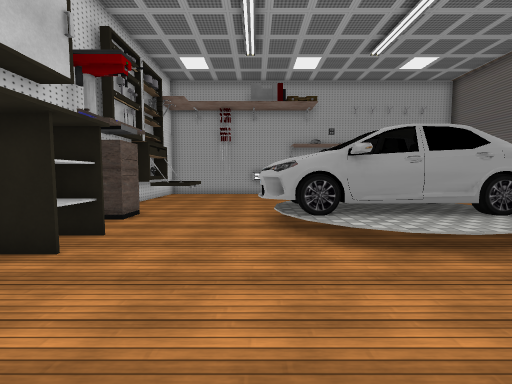
View 1 (above)

14 first-person views from a walk through a Unity game level. The camera is 1.3 m above the floor, tilts 4° down and sees 90° across. The floor is counted in squares, 1 m on a side. Each view is taken from the middle of a square. On the plan, view 1 faces up. The plan holds only what a view shows up to about 13 squares ahead; the rest is blank. Some surface patterns are stand-ins.

View 2
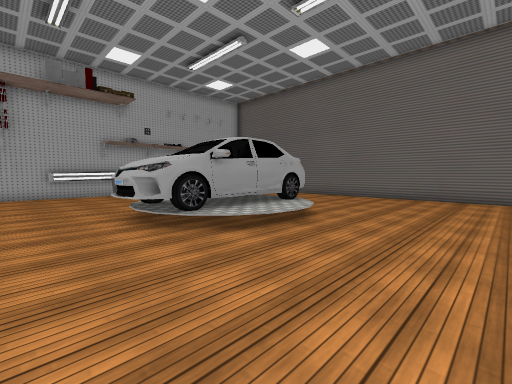

View 3
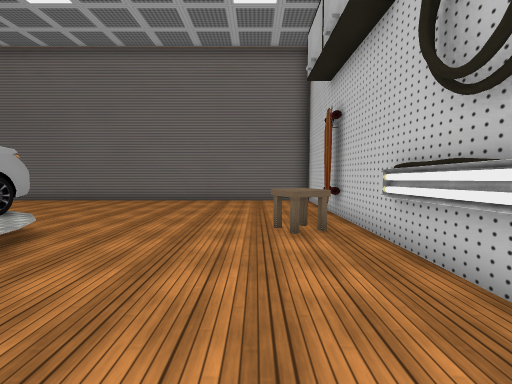

View 4
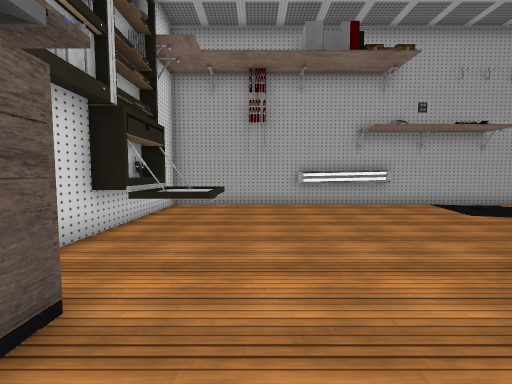

View 5
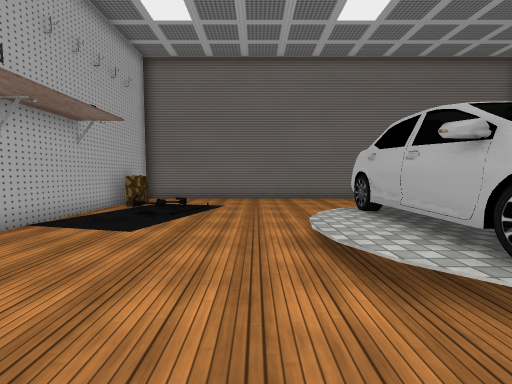

View 6
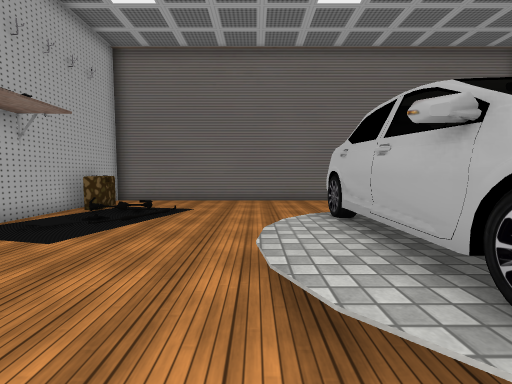

View 7
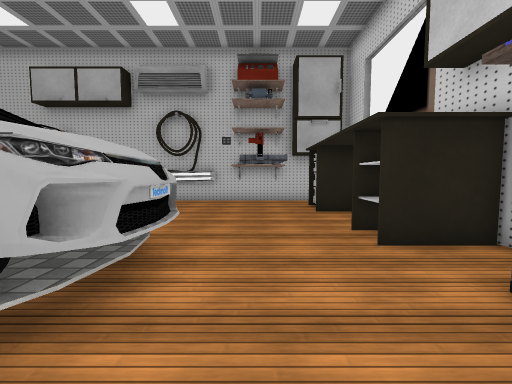

View 8
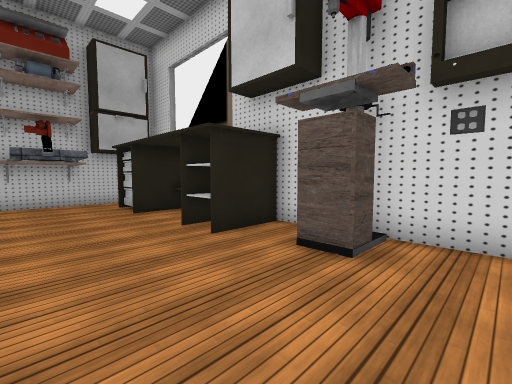

View 9
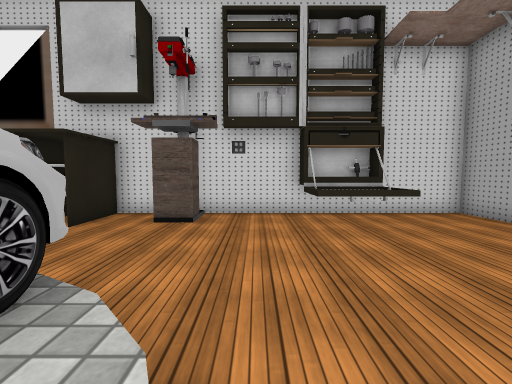

View 10
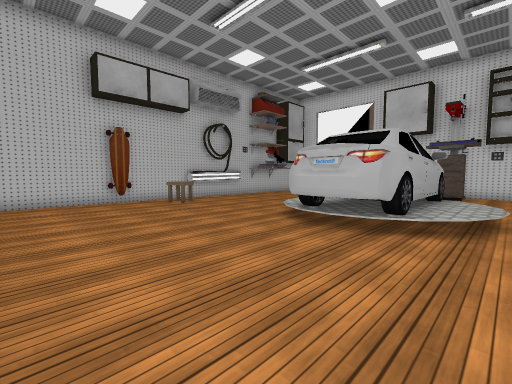

View 11
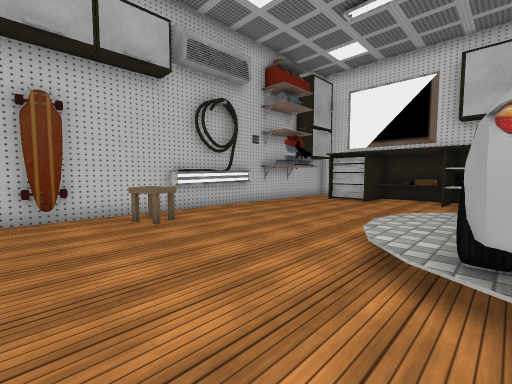

View 12
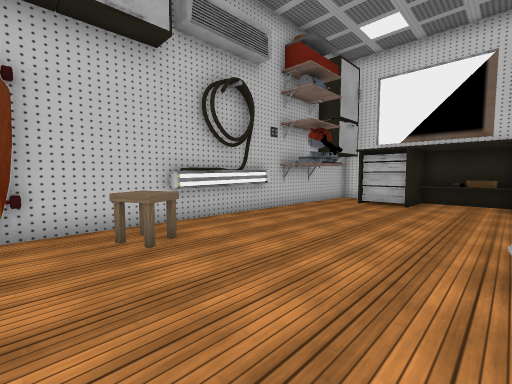

View 13
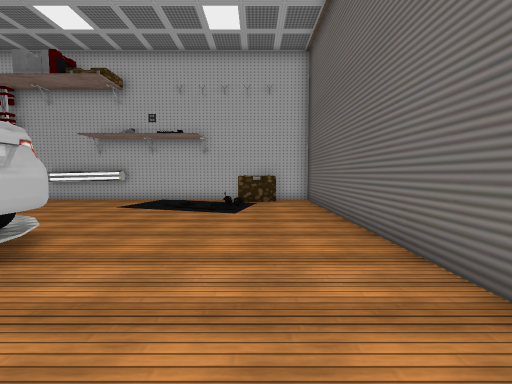

View 14
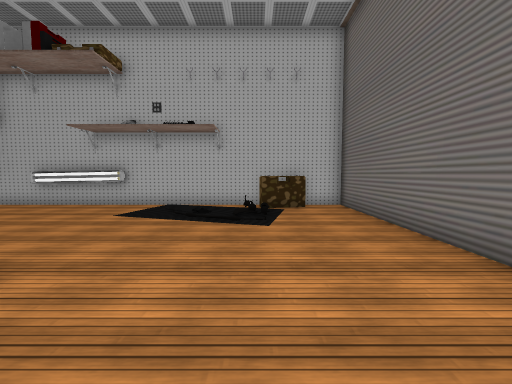

### Floor plan
Key: @ floor where view 1 was taken; # wall or solid block; . main floor; : floor 0.5 m higher than the main floor; / step, stairs or slope; ^ raised ledge; O other object.
Columns run from 6 left of view 1 to 13 right of it. Each row starts with its distance up from view 1.
 17 ####################
 16 #..............O^#.#
 15 #............. ....#
 14 ##^^........   O...#
 13 ##^^...............#
 12 ##^^...............#
 11 #..................#
 10 #........//........#
  9 #....../::::/......#
  8 ###...OOOOOOOO.....#
  7 #.....OOOOOOOO.....#
  6 #.....OOOOOOOO.....#
  5 ####.../::::/......#
  4  ###.....//........#
  3  #.................#
  2  #.................#
  1  ##................#
  0  ##...@.....O......#
 -1   ##OOO.....O......#
 -2    #OOO####.O......#
 -3    #################

Where each view was taken, in squares from view 1:
view 1: 0 up, 0 right, facing up
view 2: 0 up, 2 left, facing up-right
view 3: 0 up, 0 right, facing right
view 4: 6 up, 2 left, facing up
view 5: 11 up, 1 left, facing right
view 6: 10 up, 0 right, facing right
view 7: 10 up, 1 left, facing down
view 8: 10 up, 0 right, facing down-left
view 9: 10 up, 3 right, facing left
view 10: 10 up, 12 right, facing down-left
view 11: 6 up, 9 right, facing down-left
view 12: 4 up, 8 right, facing down-left
view 13: 4 up, 10 right, facing up
view 14: 6 up, 9 right, facing up
